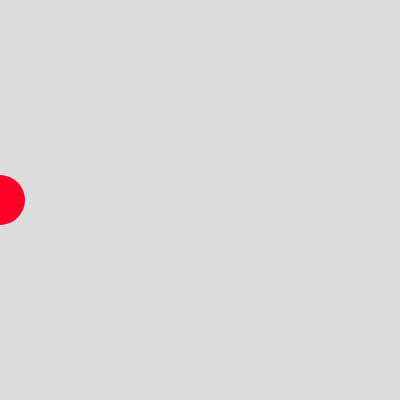
Frame 1 (no input)
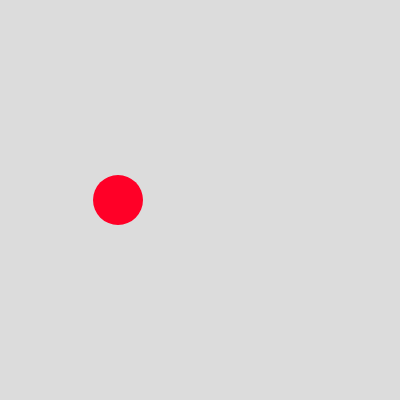
Frame 60 (no input)
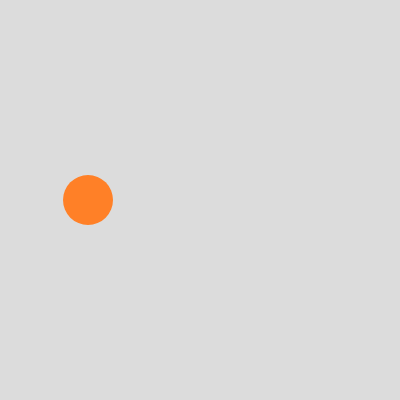
Frame 120 (the mouse pressed at the canvas centre since frame 60)

The p5.js sketch that drew these frames (run headless with seeded random() and noise() and a simulated clock; from frame 60 on, the mouse is pressed at the canvas centre):

// p5.js sketch
// ── sketch.js
// DM2008 — Activity 2a
// Mode Switch (20 min)
//
// Use keys 1, 2, 3 to switch between at least 3 modes.
// Each mode should change more than just the background — think fill, size, or motion.
//
// Stretch: add a 4th mode, or make the ellipse change shape between modes.

let x = 0; // ellipse x-position
let size = 50; // ellipse size
let bgColor; // background color, changed by key presses
let baseSpeed = 2;
let trueSpeed = 2;
let basecolor; //ellipse Color

function setup() {
  createCanvas(400, 400);
  bgColor = color(220);
}

function draw() {
  background(bgColor);
  basecolor = map(mouseY, 0, height, 0, 255); // Track Y-axis to shift old to new code
  // height for flexibility

  // Draw Circle Speed and dynamic fill
  // fill(0);
  fill(255, basecolor, 39);
  noStroke();
  ellipse(x, height / 2, size);

  x += trueSpeed;

  if (x > width + size / 2) {
    x = 0;
  }

  // if (mouseX < width/2) {
  //   speed = 20;
  // } else {
  //   speed = 2;
  // }

  //Speed Over Distance
  trueSpeed = baseSpeed + mouseX / 10;

  //Height Color Change
}

// Keys 1, 2, 3 change the background color
function keyPressed() {
  switch (key) {
    case "1":
      bgColor = color(200, 100, 100);
      break; // red
    case "2":
      bgColor = color(100, 200, 100);
      break; // green
    case "3":
      bgColor = color(100, 100, 200);
      break; // blue
    default:
      bgColor = color(220); // grey
  }
  //Edit
}
